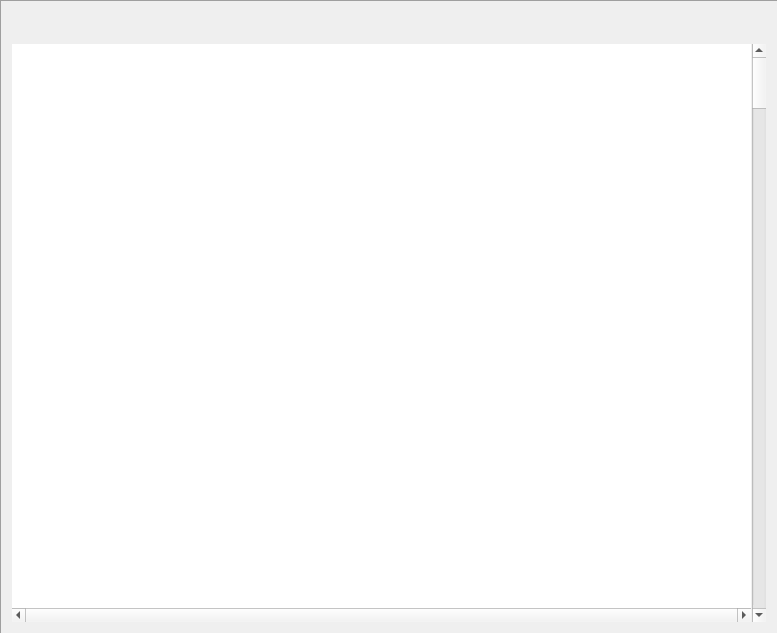
<?xml version="1.0" encoding="UTF-8"?>
<ui version="4.0">
 <class>GridView</class>
 <widget class="QFrame" name="GridView">
  <property name="geometry">
   <rect>
    <x>0</x>
    <y>0</y>
    <width>778</width>
    <height>634</height>
   </rect>
  </property>
  <property name="windowTitle">
   <string>Form</string>
  </property>
  <property name="frameShape">
   <enum>QFrame::Panel</enum>
  </property>
  <property name="frameShadow">
   <enum>QFrame::Sunken</enum>
  </property>
  <layout class="QVBoxLayout" name="verticalLayout">
   <item>
    <widget class="QLabel" name="headerText">
     <property name="text">
      <string/>
     </property>
    </widget>
   </item>
   <item>
    <widget class="StaticFilter" name="staticFilters" native="true"/>
   </item>
   <item>
    <widget class="QWidget" name="toolbar" native="true"/>
   </item>
   <item>
    <widget class="QWidget" name="widget" native="true">
     <layout class="QHBoxLayout" name="horizontalLayout">
      <property name="spacing">
       <number>1</number>
      </property>
      <property name="leftMargin">
       <number>0</number>
      </property>
      <property name="topMargin">
       <number>0</number>
      </property>
      <property name="rightMargin">
       <number>0</number>
      </property>
      <property name="bottomMargin">
       <number>0</number>
      </property>
      <item>
       <widget class="QWidget" name="widget_3" native="true">
        <property name="minimumSize">
         <size>
          <width>0</width>
          <height>200</height>
         </size>
        </property>
        <layout class="QVBoxLayout" name="verticalLayout_3">
         <property name="spacing">
          <number>0</number>
         </property>
         <property name="leftMargin">
          <number>0</number>
         </property>
         <property name="topMargin">
          <number>0</number>
         </property>
         <property name="rightMargin">
          <number>0</number>
         </property>
         <property name="bottomMargin">
          <number>0</number>
         </property>
         <item>
          <widget class="HeaderTableView" name="tableHeader">
           <property name="sizePolicy">
            <sizepolicy hsizetype="Expanding" vsizetype="Minimum">
             <horstretch>0</horstretch>
             <verstretch>0</verstretch>
            </sizepolicy>
           </property>
           <property name="maximumSize">
            <size>
             <width>16777215</width>
             <height>16777215</height>
            </size>
           </property>
           <property name="contextMenuPolicy">
            <enum>Qt::NoContextMenu</enum>
           </property>
           <property name="frameShape">
            <enum>QFrame::NoFrame</enum>
           </property>
           <property name="verticalScrollBarPolicy">
            <enum>Qt::ScrollBarAlwaysOff</enum>
           </property>
           <property name="horizontalScrollBarPolicy">
            <enum>Qt::ScrollBarAlwaysOff</enum>
           </property>
           <property name="editTriggers">
            <set>QAbstractItemView::NoEditTriggers</set>
           </property>
           <property name="showDropIndicator" stdset="0">
            <bool>false</bool>
           </property>
           <property name="dragDropOverwriteMode">
            <bool>false</bool>
           </property>
           <property name="selectionMode">
            <enum>QAbstractItemView::NoSelection</enum>
           </property>
           <property name="selectionBehavior">
            <enum>QAbstractItemView::SelectRows</enum>
           </property>
           <property name="showGrid">
            <bool>true</bool>
           </property>
           <property name="cornerButtonEnabled">
            <bool>false</bool>
           </property>
           <attribute name="verticalHeaderHighlightSections">
            <bool>false</bool>
           </attribute>
           <attribute name="verticalHeaderShowSortIndicator" stdset="0">
            <bool>false</bool>
           </attribute>
          </widget>
         </item>
         <item>
          <widget class="TableView" name="tableData">
           <property name="sizePolicy">
            <sizepolicy hsizetype="Expanding" vsizetype="Expanding">
             <horstretch>0</horstretch>
             <verstretch>1</verstretch>
            </sizepolicy>
           </property>
           <property name="autoFillBackground">
            <bool>false</bool>
           </property>
           <property name="frameShape">
            <enum>QFrame::NoFrame</enum>
           </property>
           <property name="verticalScrollBarPolicy">
            <enum>Qt::ScrollBarAlwaysOff</enum>
           </property>
           <property name="horizontalScrollBarPolicy">
            <enum>Qt::ScrollBarAlwaysOn</enum>
           </property>
           <property name="alternatingRowColors">
            <bool>true</bool>
           </property>
           <attribute name="horizontalHeaderVisible">
            <bool>false</bool>
           </attribute>
          </widget>
         </item>
        </layout>
       </widget>
      </item>
      <item>
       <widget class="QWidget" name="widget_2" native="true">
        <layout class="QHBoxLayout" name="horizontalLayout_2">
         <property name="spacing">
          <number>0</number>
         </property>
         <property name="leftMargin">
          <number>0</number>
         </property>
         <property name="topMargin">
          <number>0</number>
         </property>
         <property name="rightMargin">
          <number>0</number>
         </property>
         <property name="bottomMargin">
          <number>0</number>
         </property>
         <item>
          <widget class="QScrollBar" name="verticalScrollBar">
           <property name="minimumSize">
            <size>
             <width>0</width>
             <height>0</height>
            </size>
           </property>
           <property name="cursor">
            <cursorShape>ArrowCursor</cursorShape>
           </property>
           <property name="orientation">
            <enum>Qt::Vertical</enum>
           </property>
          </widget>
         </item>
        </layout>
       </widget>
      </item>
     </layout>
    </widget>
   </item>
  </layout>
 </widget>
 <customwidgets>
  <customwidget>
   <class>StaticFilter</class>
   <extends>QWidget</extends>
   <header>StaticFilter.h</header>
   <container>1</container>
  </customwidget>
  <customwidget>
   <class>TableView</class>
   <extends>QTableView</extends>
   <header>TableView.h</header>
  </customwidget>
  <customwidget>
   <class>HeaderTableView</class>
   <extends>QTableView</extends>
   <header>HeaderTableView.h</header>
  </customwidget>
 </customwidgets>
 <resources/>
 <connections/>
</ui>
